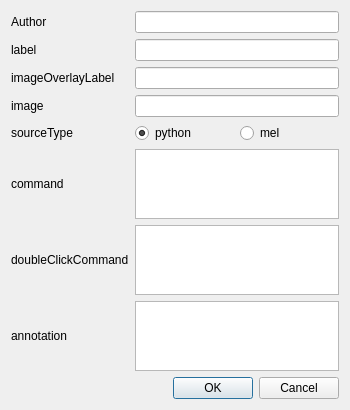
<?xml version="1.0" encoding="UTF-8"?>
<ui version="4.0">
 <class>Dialog</class>
 <widget class="QDialog" name="Dialog">
  <property name="geometry">
   <rect>
    <x>0</x>
    <y>0</y>
    <width>350</width>
    <height>403</height>
   </rect>
  </property>
  <property name="windowTitle">
   <string>add item</string>
  </property>
  <layout class="QVBoxLayout" name="verticalLayout">
   <item>
    <layout class="QGridLayout" name="gridLayout">
     <item row="5" column="1">
      <widget class="QTextEdit" name="command_text"/>
     </item>
     <item row="7" column="0">
      <widget class="QLabel" name="label_7">
       <property name="text">
        <string>annotation</string>
       </property>
      </widget>
     </item>
     <item row="5" column="0">
      <widget class="QLabel" name="label_3">
       <property name="text">
        <string>command</string>
       </property>
      </widget>
     </item>
     <item row="6" column="0">
      <widget class="QLabel" name="label_6">
       <property name="text">
        <string>doubleClickCommand</string>
       </property>
      </widget>
     </item>
     <item row="6" column="1">
      <widget class="QTextEdit" name="double_click_command_text"/>
     </item>
     <item row="7" column="1">
      <widget class="QTextEdit" name="annotation_text">
       <property name="font">
        <font>
         <family>Lucida Console</family>
        </font>
       </property>
       <property name="html">
        <string>&lt;!DOCTYPE HTML PUBLIC &quot;-//W3C//DTD HTML 4.0//EN&quot; &quot;http://www.w3.org/TR/REC-html40/strict.dtd&quot;&gt;
&lt;html&gt;&lt;head&gt;&lt;meta name=&quot;qrichtext&quot; content=&quot;1&quot; /&gt;&lt;style type=&quot;text/css&quot;&gt;
p, li { white-space: pre-wrap; }
&lt;/style&gt;&lt;/head&gt;&lt;body style=&quot; font-family:'Lucida Console'; font-size:8.25pt; font-weight:400; font-style:normal;&quot;&gt;
&lt;p style=&quot;-qt-paragraph-type:empty; margin-top:0px; margin-bottom:0px; margin-left:0px; margin-right:0px; -qt-block-indent:0; text-indent:0px; font-family:'MS Shell Dlg 2';&quot;&gt;&lt;br /&gt;&lt;/p&gt;&lt;/body&gt;&lt;/html&gt;</string>
       </property>
      </widget>
     </item>
     <item row="1" column="1">
      <widget class="QLineEdit" name="label_line"/>
     </item>
     <item row="2" column="0">
      <widget class="QLabel" name="label_4">
       <property name="text">
        <string>imageOverlayLabel</string>
       </property>
      </widget>
     </item>
     <item row="2" column="1">
      <widget class="QLineEdit" name="overlay_label_line"/>
     </item>
     <item row="1" column="0">
      <widget class="QLabel" name="label">
       <property name="text">
        <string>label</string>
       </property>
      </widget>
     </item>
     <item row="3" column="0">
      <widget class="QLabel" name="label_5">
       <property name="text">
        <string>image</string>
       </property>
      </widget>
     </item>
     <item row="4" column="0">
      <widget class="QLabel" name="label_2">
       <property name="text">
        <string>sourceType</string>
       </property>
      </widget>
     </item>
     <item row="3" column="1">
      <widget class="QLineEdit" name="image_line"/>
     </item>
     <item row="4" column="1">
      <layout class="QHBoxLayout" name="horizontalLayout">
       <item>
        <widget class="QRadioButton" name="python_radio_btn">
         <property name="text">
          <string>python</string>
         </property>
         <property name="checked">
          <bool>true</bool>
         </property>
        </widget>
       </item>
       <item>
        <widget class="QRadioButton" name="mel_radio_btn">
         <property name="text">
          <string>mel</string>
         </property>
        </widget>
       </item>
      </layout>
     </item>
     <item row="0" column="0">
      <widget class="QLabel" name="label_8">
       <property name="text">
        <string>Author</string>
       </property>
      </widget>
     </item>
     <item row="0" column="1">
      <widget class="QLineEdit" name="author_line"/>
     </item>
    </layout>
   </item>
   <item>
    <widget class="QDialogButtonBox" name="buttonBox">
     <property name="orientation">
      <enum>Qt::Horizontal</enum>
     </property>
     <property name="standardButtons">
      <set>QDialogButtonBox::Cancel|QDialogButtonBox::Ok</set>
     </property>
    </widget>
   </item>
  </layout>
 </widget>
 <tabstops>
  <tabstop>author_line</tabstop>
  <tabstop>label_line</tabstop>
  <tabstop>overlay_label_line</tabstop>
  <tabstop>image_line</tabstop>
  <tabstop>command_text</tabstop>
  <tabstop>double_click_command_text</tabstop>
  <tabstop>annotation_text</tabstop>
  <tabstop>python_radio_btn</tabstop>
  <tabstop>mel_radio_btn</tabstop>
 </tabstops>
 <resources/>
 <connections>
  <connection>
   <sender>buttonBox</sender>
   <signal>accepted()</signal>
   <receiver>Dialog</receiver>
   <slot>accept()</slot>
   <hints>
    <hint type="sourcelabel">
     <x>248</x>
     <y>254</y>
    </hint>
    <hint type="destinationlabel">
     <x>157</x>
     <y>274</y>
    </hint>
   </hints>
  </connection>
  <connection>
   <sender>buttonBox</sender>
   <signal>rejected()</signal>
   <receiver>Dialog</receiver>
   <slot>reject()</slot>
   <hints>
    <hint type="sourcelabel">
     <x>316</x>
     <y>260</y>
    </hint>
    <hint type="destinationlabel">
     <x>286</x>
     <y>274</y>
    </hint>
   </hints>
  </connection>
 </connections>
</ui>
